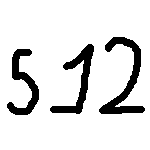
#> input picture api/meus_digitos.png, 150 x 150 px
$ python -i main.py   (imports and definitions only)
#> lines starting #> are read from the running program, lines starting #| are printed output that depends on the picture; after the words box and inside, x2 and y2 are one past the last pixel; in counts of white or black regions, pixels touching at a corner belong together
# api/main.py

import tensorflow as tf
import numpy as np
import os
from PIL import Image
import cv2 # ESTA LINHA DEVE ESTAR PRESENTE E SEM NENHUM COMENTÁRIO TIPO REMOVER!
import sys # Importado para print no stderr

# --- Configurações Globais ---
MODEL_PATH = 'modelo_digitos_mnist.tflite'
OUTPUT_FILE = 'resultado_predicao.txt'
DEFAULT_IMAGE_NAME = 'meus_digitos.png' # Nome que o app.py salva a imagem temporária

# --- Carregamento do Modelo TFLite ---
# [30 lines left out: functions carregar_modelo_tflite, salvar_resultado, not called in this run]

# --- Função para Encontrar Bounding Boxes de Dígitos ---
def find_digit_bounding_boxes(image_path, min_area=50, max_area=5000, aspect_ratio_min=0.2, aspect_ratio_max=2.0):
#> called with image_path = 'meus_digitos.png', min_area = 50, max_area = 5000, aspect_ratio_min = 0.2, aspect_ratio_max = 2
    try:
        # Imagem deve ser carregada da pasta 'api/' onde app.py a salvou
        if not os.path.exists(image_path):
            print(f"Erro: Imagem '{image_path}' não encontrada para detecção de bounding boxes.", file=sys.stderr)
            return [] # Retorna lista vazia se a imagem não existe

        img_pil = Image.open(image_path).convert('L') # Carrega e converte para tons de cinza (L mode)
#> img_pil: PIL image 150x150 L; 87.9% white; 3 black regions, box (x1, y1, x2, y2) and area: (99, 37, 145, 114) 1074, (50, 44, 94, 114) 870, (7, 49, 39, 115) 777
        img_np = np.array(img_pil) # Converte para array NumPy para OpenCV

        # --- NOVA FORMA DE INVERTER CORES USANDO NUMPY ---
        # Inverte cores: 0 vira 255, 255 vira 0 (preto no branco -> branco no preto)
        img_np_inverted = 255 - img_np
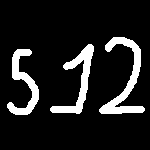
#> img_np_inverted: shape (150, 150); 12.1% white; 3 white regions
        # --- FIM NOVA FORMA ---

        # --- DEBUG: INFORMAÇÕES DA IMAGEM ANTES DO THRESHOLD ---
        print(f"DEBUG main.py - ANTES DO THRESHOLD: dtype={img_np_inverted.dtype}, shape={img_np_inverted.shape}, "
              f"min_val={img_np_inverted.min()}, max_val={img_np_inverted.max()}", file=sys.stderr)
        # --- FIM DEBUG ---

        # Aplica a binarização. O valor 128 é um limiar inicial.
        # Experimente outros valores (ex: 80, 100, 150) se o fundo não ficar puro.
        # Agora usamos img_np_inverted que já tem as cores invertidas
        _, binary_img = cv2.threshold(img_np_inverted, 128, 255, cv2.THRESH_BINARY)

        # --- DEBUG: INFORMAÇÕES DA IMAGEM DEPOIS DO THRESHOLD ---
        print(f"DEBUG main.py - DEPOIS DO THRESHOLD: dtype={binary_img.dtype}, shape={binary_img.shape}, "
              f"min_val={binary_img.min()}, max_val={binary_img.max()}", file=sys.stderr)
        # --- FIM DEBUG ---

        # Salva a imagem binarizada para depuração (verifique em api/debug_binary_image.png)
        debug_filepath = os.path.join(os.path.dirname(__file__), 'debug_binary_image.png')
        cv2.imwrite(debug_filepath, binary_img)
        print(f"DEBUG main.py: Imagem binarizada salva para depuração: {debug_filepath}", file=sys.stderr)


        # Encontra contornos na imagem binarizada
        # cv2.RETR_EXTERNAL: Recupera apenas os contornos externos (evita buracos dentro dos dígitos)
        # cv2.CHAIN_APPROX_SIMPLE: Compacta pontos redundantes, economiza memória
        contours, _ = cv2.findContours(binary_img, cv2.RETR_EXTERNAL, cv2.CHAIN_APPROX_SIMPLE)
#> contours = 3 contours; box (x1, y1, x2, y2) and area: (99, 37, 145, 114) 936, (50, 44, 94, 114) 758, (7, 49, 39, 115) 674

        bounding_boxes = []
        for contour in contours:
            area = cv2.contourArea(contour)
            # Filtra contornos baseados na área para evitar ruído.
            # Estes valores podem precisar de ajuste dependendo do tamanho e clareza dos dígitos.
            # Tente min_area=20, max_area=10000 se os dígitos não forem detectados.
            if area > min_area and area < max_area:
                x, y, w, h = cv2.boundingRect(contour)
                # Filtro adicional para proporção (digitos tendem a ser mais quadrados)
                # Tente aspect_ratio_min=0.1, aspect_ratio_max=10.0 se os dígitos não forem detectados.
                aspect_ratio = float(w) / h
                if aspect_ratio_min < aspect_ratio < aspect_ratio_max:
                    bounding_boxes.append((x, y, w, h))
#> this loop made 3 passes
#> (area, x, y, w, h, aspect_ratio) on passes 1 to 3: (674, 7, 49, 32, 66, 0.485), (757.5, 50, 44, 44, 70, 0.629), (936, 99, 37, 46, 77, 0.597)
#> after the loop, bounding_boxes = [(7, 49, 32, 66), (50, 44, 44, 70), (99, 37, 46, 77)]

        # Ordena as bounding boxes da esquerda para a direita (útil para números com múltiplos dígitos)
        bounding_boxes.sort(key=lambda b: b[0])

        print(f"DEBUG main.py: {len(bounding_boxes)} bounding boxes detectadas.", file=sys.stderr)
        return bounding_boxes

    except Exception as e:
        print(f"Erro durante a detecção de bounding boxes: {e}", file=sys.stderr)
        return []


# --- Função Principal para Predição de Múltiplos Dígitos ---
# [84 lines left out: function prever_multiplos_digitos_em_imagem, not called in this run]


# --- Execução Principal ---
# [10 lines not run here, left out]

>>> result = find_digit_bounding_boxes('meus_digitos.png')
#> result has the same summary as bounding_boxes in find_digit_bounding_boxes
